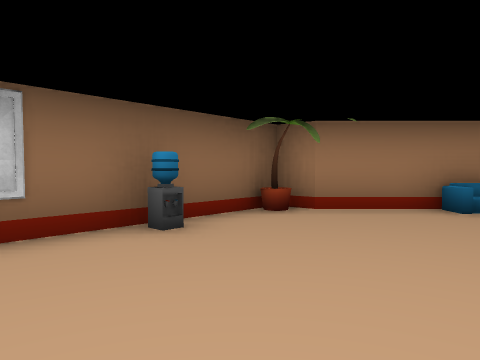
view 1 (above)

24 first-person views from a walk through a scene from a Unity 3-D project. The camera is 1.4 m above the floor, tilts 2° down and sees 70° across. The floor is counted in squares, 2 m on a side. Each view is taken from the middle of a square. On the plan, view 1 faces up. The plan holds only what a view shows up to about 11 squares ahead; the rest is blank. The place goes on beyond the plan. Some animated figures are not drawn. Door leaves are left out, so doorways stand open. Some surface patterns are stand-ins.

view 2
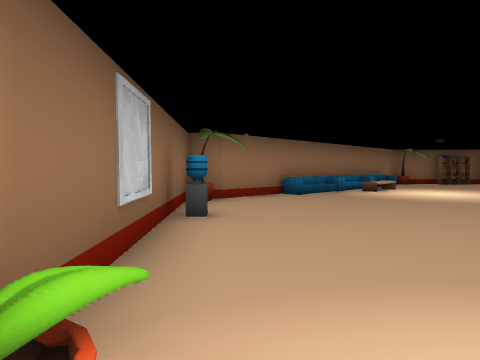

view 3
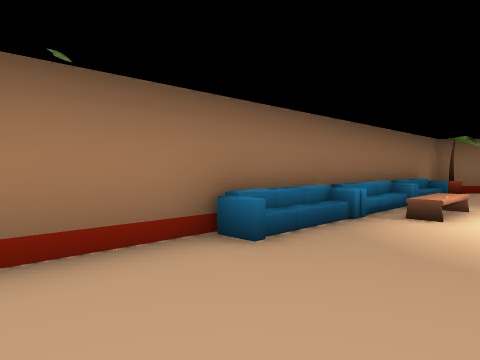

view 4
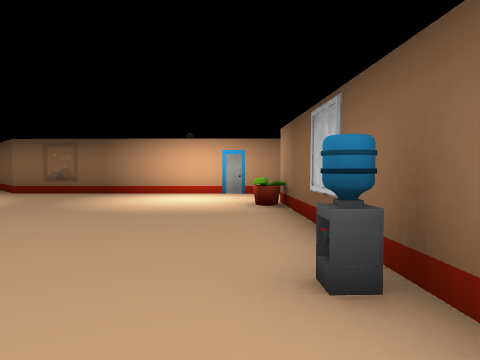

view 5
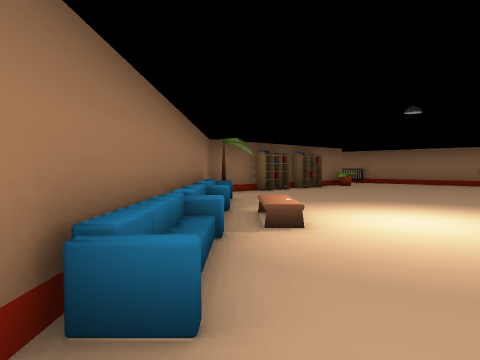

view 6
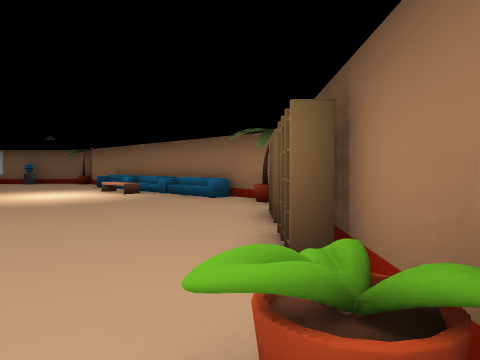

view 7
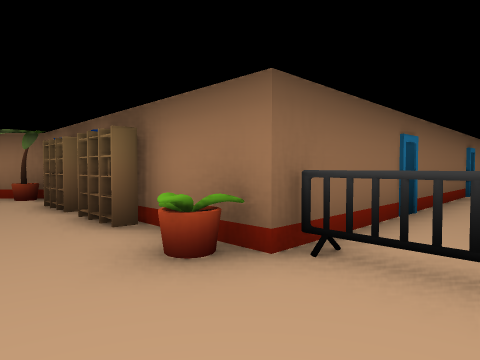

view 8
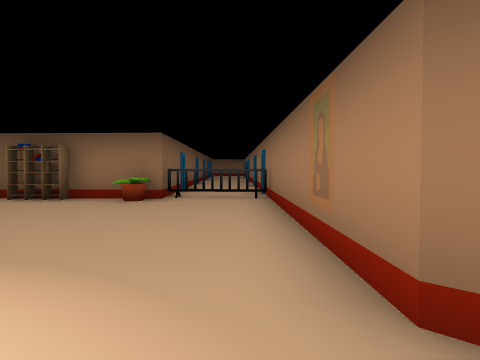

view 9
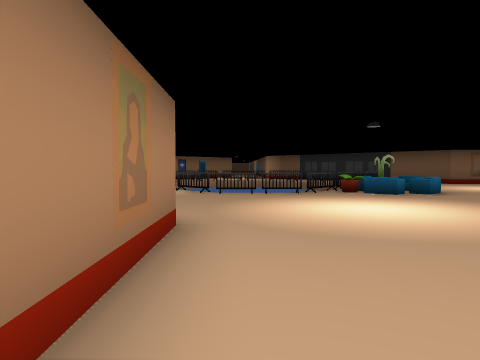

view 10
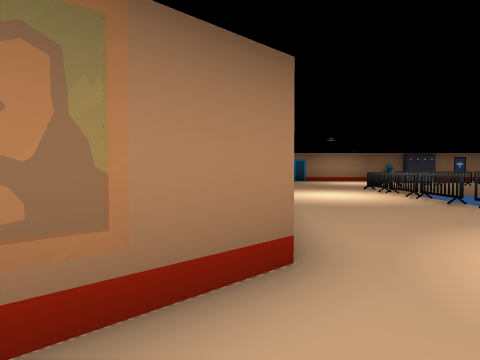

view 11
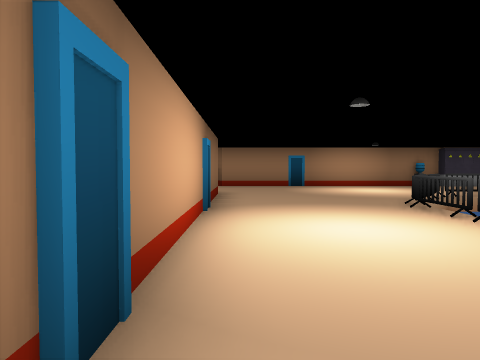

view 12
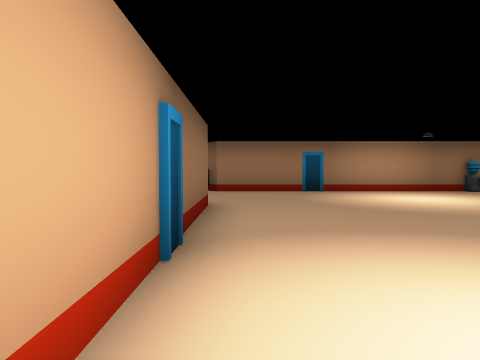

view 13
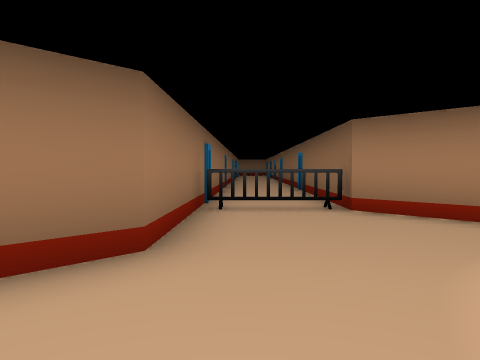

view 14
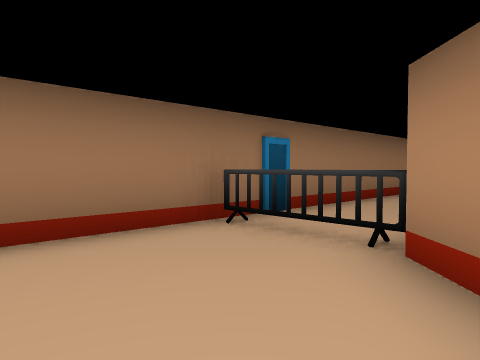

view 15
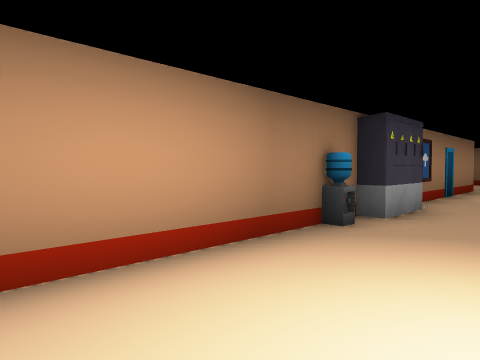

view 16
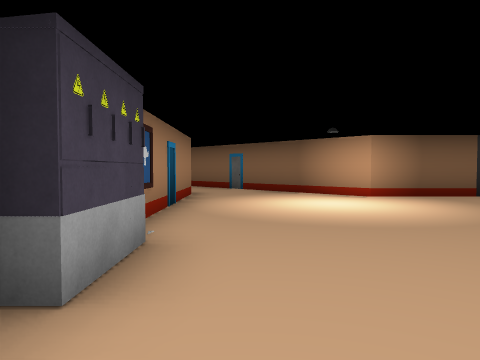

view 17
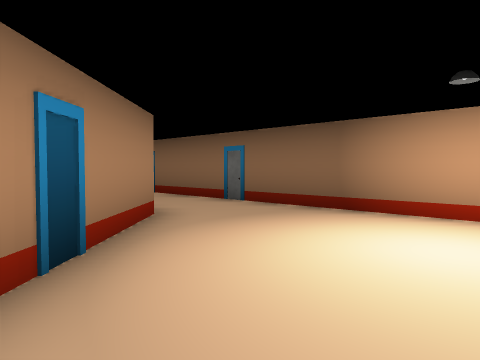

view 18
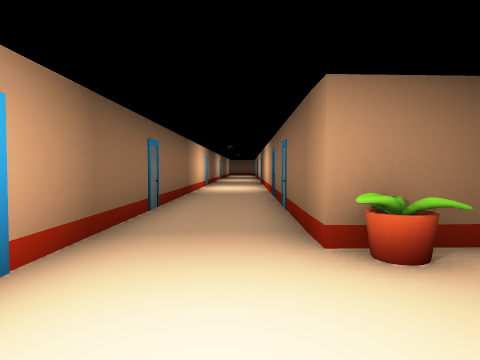

view 19
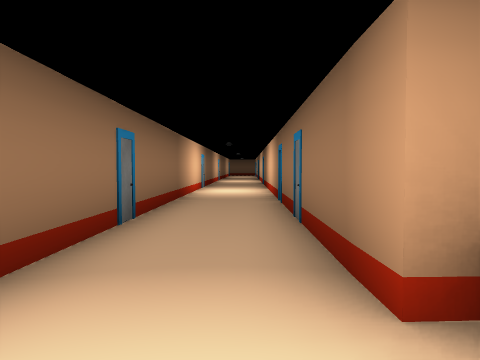

view 20
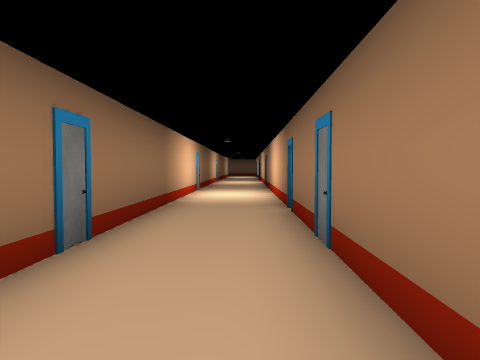

view 21
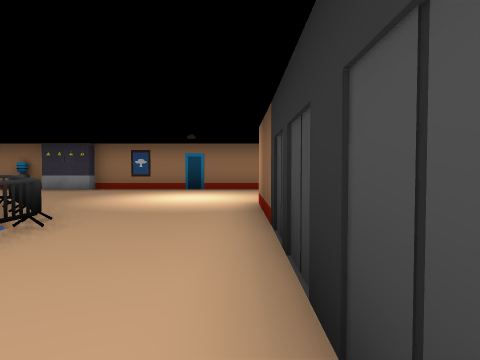

view 22
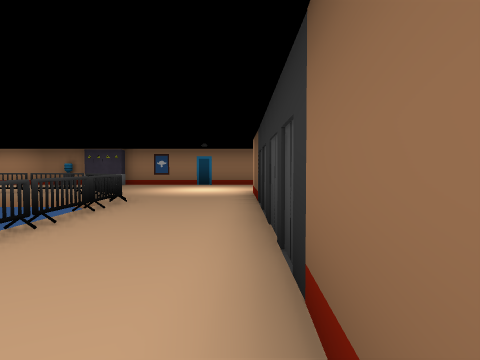

view 23
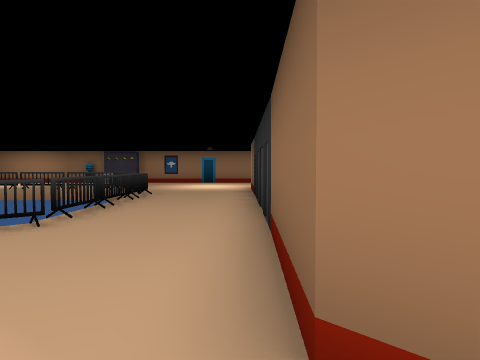

view 24
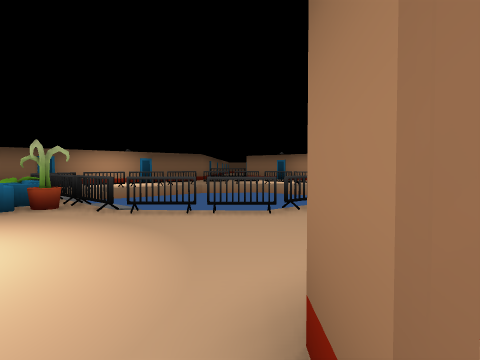

### Floor plan
Points are (right, up) in squares from view 1. A wall is a line through its corners. A room is listed if a view was taken in it or the views show most of it. See-through windows are left out.
Room 1 (views 1, 2, 3, 4, 5, 6, 7, 8, 9, 10, 11, 12, 13, 14, 15, 16, 17, 18, 19, 20, 21, 22, 23, 24)
walls: (-1.4, -8.3) (-1.4, -14.6); (-2.2, -5.1) (-1.2, -6.2); (-1.3, -16.7) (-2.2, -17.6); (13.6, -5.5) (19.4, 0.5); (-6.2, -1.1) (-4.8, -2.5); (-4.1, -19.6) (-6.2, -21.8); (6.8, -21.3) (13.7, -21.3) (14.5, -22.2); (-2.2, -21.3) (2.4, -21.3); (3.5, 5.8) (1.4, 5.8); (0.6, 6.2) (-4.6, 0.6); (16.2, -20.2) (13.6, -17.5) (13.6, -8.8); (19.2, 3.9) (16.3, 0.8) (11.5, 5.8) (5.4, 5.8)
ways out: opening at (16, -21) to room 2; opening at (-5, 0) to room 3
objects: other object (-2, 3); other object (-1, 4); other object (1, 6); other object (2, -21); other object (2, -15); other object (2, -14) to (2, -13); other object (2, -12); other object (2, -10); other object (2, -9); other object (3, -16); other object (3, -8); other object (4, -21); other object (4, -16); other object (4, -7); other object (4, 6) to (5, 6); other object (5, -21); other object (5, -16) to (6, -16); other object (5, -7); other object (5, -6); other object (5, -5) to (6, -5); other object (6, -21); other object (6, -7); other object (6, -6); other object (6, 4) to (7, 5); other object (6, 5) to (8, 6); other object (7, -16); other object (7, -7); other object (7, -6); other object (8, -16); other object (8, -8); other object (9, -15); other object (9, -9); other object (9, 5) to (10, 6); other object (10, -14) to (10, -13); other object (10, -12); other object (10, -11) to (10, -10); other object (11, 5); other object (13, 4); other object (14, 3); other object (15, -21); other object (18, 0)
Room 2 (no view inside)
walls: (14.5, -22.2) (16.8, -24.6); (19.9, -24.1) (16.2, -20.2)
ways out: opening at (16, -21) to room 1
Room 3 (no view inside)
walls: (-8.2, 1) (-6.2, -1.1); (-4.6, 0.6) (-6.9, 3)
ways out: opening at (-5, 0) to room 1; opening at (-7, 2) to room 4
Room 4 (no view inside)
walls: (-10.2, 3.2) (-8.2, 1); (-6.9, 3) (-8.4, 4.6)
ways out: opening at (-7, 2) to room 3; opening at (-9, 4); open door at (-8.5, 5)

Positions as (right, up) in squares from view 1, and headings:
1: (0, 0), facing up
2: (-4, 0), facing up-right
3: (1, 3), facing up-right
4: (1, 5), facing down-left
5: (2, 5), facing right
6: (16, 0), facing up-left
7: (16, -2), facing up
8: (12, -6), facing up-right
9: (16, -2), facing down-left
10: (14, -3), facing down
11: (13, -8), facing down
12: (13, -11), facing down
13: (11, -16), facing down-right
14: (11, -20), facing right
15: (10, -19), facing down-left
16: (7, -20), facing left
17: (3, -20), facing left
18: (-3, -2), facing up-left
19: (-4, -1), facing up-left
20: (-5, 0), facing up-left
21: (-1, -10), facing down
22: (-1, -7), facing down
23: (-1, -5), facing down
24: (-2, -5), facing down-right
